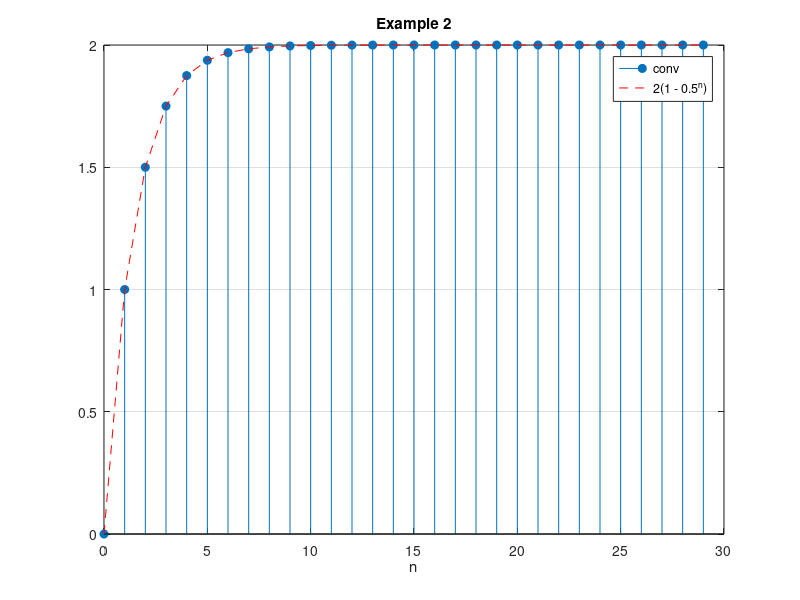
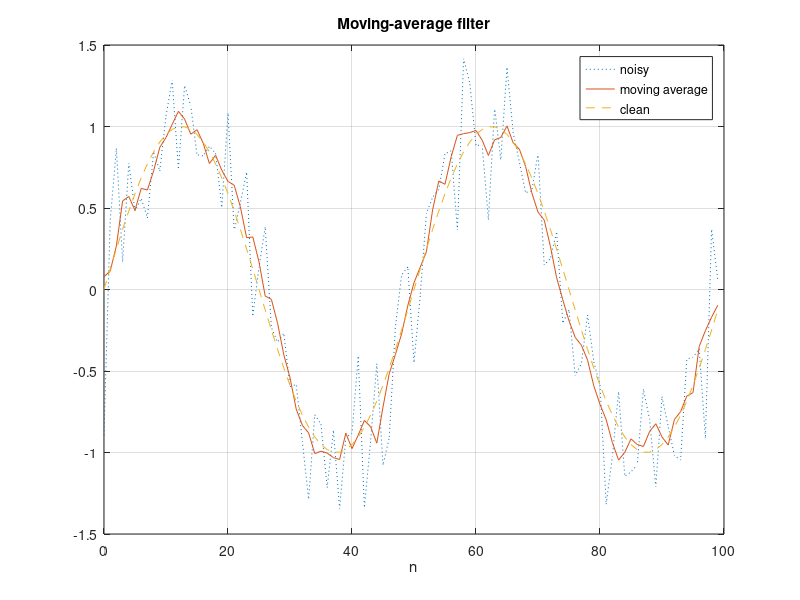

These figures' MATLAB source, in order:
% Signals and Systems — Computing the Convolution Sum
%title: Flip, Shift, Multiply and Add
%ar-title: اعكس، أزح، اضرب واجمع
%lesson: ss-ch2-2
%course: signals-systems

%% Example 1 with conv
%ar: x = 1, 2, 1, 2 و h = 1, 1. الناتج بطول 4 + 2 − 1 = 5.
x = [1 2 1 2]; h = [1 1];
y = conv(x, h);
fprintf('y = %s\n', num2str(y))

%% The flip-and-shift loop, written out
%ar: نكتب نفس الحساب بحلقة: لكل n نعكس h ونزيحها ونضرب في x ونجمع. هذا ما تعمله بيدك، و conv تعمله أسرع.
N = numel(x) + numel(h) - 1; y2 = zeros(1, N);
for n = 0:N-1
    for k = 0:numel(x)-1
        if n - k >= 0 && n - k < numel(h), y2(n+1) = y2(n+1) + x(k+1)*h(n-k+1); end
    end
end
fprintf('loop: %s\n', num2str(y2))

%% Example 2: infinite signals, truncated
%ar: x[n] = (1/2)^(n−1) u[n − 1] و h = u[n]. نأخذ 30 عيّنة من كل منهما: أول 30 قيمة من الناتج صحيحة تمامًا. نقارن بالقانون 2(1 − (1/2)^n).
n = 0:29;
x = (0.5).^(n - 1) .* (n >= 1); h = ones(1, 30);
y = conv(x, h); y = y(1:30);
yf = 2*(1 - 0.5.^n);
fprintf('max error vs formula = %.2e\n', max(abs(y - yf)))
stem(n, y, 'filled'); hold on; plot(n, yf, 'r--'); hold off; grid on; xlabel('n'); legend('conv', '2(1 - 0.5^n)'); title('Example 2')

%% Example 3: the three regions
%ar: x = 1 عند 0 ≤ n ≤ 4، و h = α^n عند 0 ≤ n ≤ 6. نختار α = 1.2 ونقارن conv بالقوانين الثلاثة للمناطق.
a = 1.2; x = ones(1, 5); h = a.^(0:6);
y = conv(x, h); n = 0:numel(y)-1;
yf = zeros(size(n));
for k = n
    if k <= 4, yf(k+1) = (1 - a^(k+1))/(1 - a);
    elseif k <= 6, yf(k+1) = (a^(k-4) - a^(k+1))/(1 - a);
    elseif k <= 10, yf(k+1) = (a^(k-4) - a^7)/(1 - a); end
end
fprintf('max error = %.2e\n', max(abs(y - yf)))

%%! Project idea: a moving-average filter
%ar: مشروع: متوسط متحرك لـ M عيّنة = التفاف مع h = ones(1, M)/M. يزيل الضوضاء من قراءات حساس. جرّب M = 5 على إشارة مشوشة.
rng(3); n = 0:99; s = sin(2*pi*n/50); noisy = s + 0.3*randn(size(n));
M = 5; sm = conv(noisy, ones(1, M)/M, 'same');
figure; plot(n, noisy, ':', n, sm, n, s, '--'); grid on; legend('noisy', 'moving average', 'clean'); xlabel('n'); title('Moving-average filter')
fprintf('rms error: noisy %.3f, filtered %.3f\n', sqrt(mean((noisy - s).^2)), sqrt(mean((sm(3:end-2) - s(3:end-2)).^2)))
